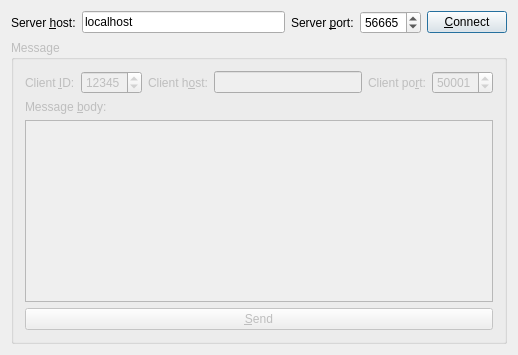
<?xml version="1.0" encoding="UTF-8"?>
<ui version="4.0">
 <class>Admin</class>
 <widget class="QDialog" name="Admin">
  <property name="geometry">
   <rect>
    <x>0</x>
    <y>0</y>
    <width>518</width>
    <height>355</height>
   </rect>
  </property>
  <property name="windowTitle">
   <string>Admin</string>
  </property>
  <layout class="QVBoxLayout" name="verticalLayout_3">
   <item>
    <layout class="QHBoxLayout" name="horizontalLayout">
     <item>
      <widget class="QLabel" name="label">
       <property name="text">
        <string>Server &amp;host:</string>
       </property>
       <property name="buddy">
        <cstring>serverHostLineEdit</cstring>
       </property>
      </widget>
     </item>
     <item>
      <widget class="QLineEdit" name="serverHostLineEdit">
       <property name="text">
        <string>localhost</string>
       </property>
      </widget>
     </item>
     <item>
      <widget class="QLabel" name="label_2">
       <property name="text">
        <string>Server &amp;port:</string>
       </property>
       <property name="buddy">
        <cstring>serverPortSpinBox</cstring>
       </property>
      </widget>
     </item>
     <item>
      <widget class="QSpinBox" name="serverPortSpinBox">
       <property name="minimum">
        <number>49152</number>
       </property>
       <property name="maximum">
        <number>65535</number>
       </property>
       <property name="value">
        <number>56665</number>
       </property>
      </widget>
     </item>
     <item>
      <widget class="QPushButton" name="toggleConnectionPushButton">
       <property name="text">
        <string>&amp;Connect</string>
       </property>
       <property name="default">
        <bool>true</bool>
       </property>
      </widget>
     </item>
    </layout>
   </item>
   <item>
    <widget class="QGroupBox" name="groupBox">
     <property name="enabled">
      <bool>false</bool>
     </property>
     <property name="title">
      <string>Message</string>
     </property>
     <layout class="QVBoxLayout" name="verticalLayout">
      <item>
       <layout class="QHBoxLayout" name="horizontalLayout_2">
        <item>
         <widget class="QLabel" name="label_4">
          <property name="text">
           <string>Client &amp;ID:</string>
          </property>
          <property name="buddy">
           <cstring>clientIdSpinBox</cstring>
          </property>
         </widget>
        </item>
        <item>
         <widget class="QSpinBox" name="clientIdSpinBox">
          <property name="maximum">
           <number>65535</number>
          </property>
          <property name="value">
           <number>12345</number>
          </property>
         </widget>
        </item>
        <item>
         <widget class="QLabel" name="label_5">
          <property name="text">
           <string>Client h&amp;ost:</string>
          </property>
          <property name="buddy">
           <cstring>clientHostLineEdit</cstring>
          </property>
         </widget>
        </item>
        <item>
         <widget class="QLineEdit" name="clientHostLineEdit"/>
        </item>
        <item>
         <widget class="QLabel" name="label_6">
          <property name="text">
           <string>Client po&amp;rt:</string>
          </property>
          <property name="buddy">
           <cstring>clientPortSpinBox</cstring>
          </property>
         </widget>
        </item>
        <item>
         <widget class="QSpinBox" name="clientPortSpinBox">
          <property name="minimum">
           <number>49152</number>
          </property>
          <property name="maximum">
           <number>65535</number>
          </property>
          <property name="value">
           <number>50001</number>
          </property>
         </widget>
        </item>
       </layout>
      </item>
      <item>
       <layout class="QVBoxLayout" name="verticalLayout_2">
        <item>
         <widget class="QLabel" name="label_3">
          <property name="text">
           <string>Message &amp;body:</string>
          </property>
          <property name="buddy">
           <cstring>messageBodyTextEdit</cstring>
          </property>
         </widget>
        </item>
        <item>
         <widget class="QTextEdit" name="messageBodyTextEdit"/>
        </item>
       </layout>
      </item>
      <item>
       <widget class="QPushButton" name="sendPushButton">
        <property name="text">
         <string>&amp;Send</string>
        </property>
       </widget>
      </item>
     </layout>
    </widget>
   </item>
  </layout>
 </widget>
 <layoutdefault spacing="6" margin="11"/>
 <resources/>
 <connections/>
</ui>
